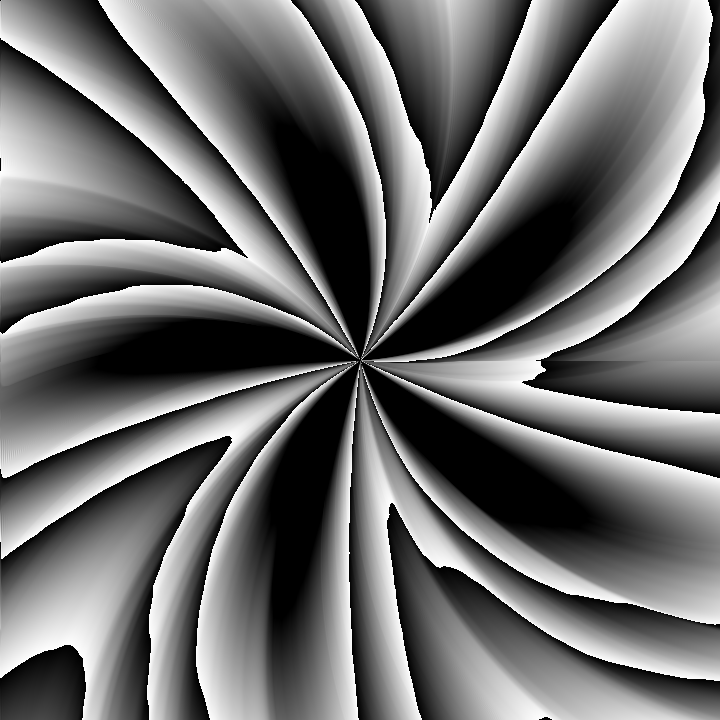
Frame 1 (no input)
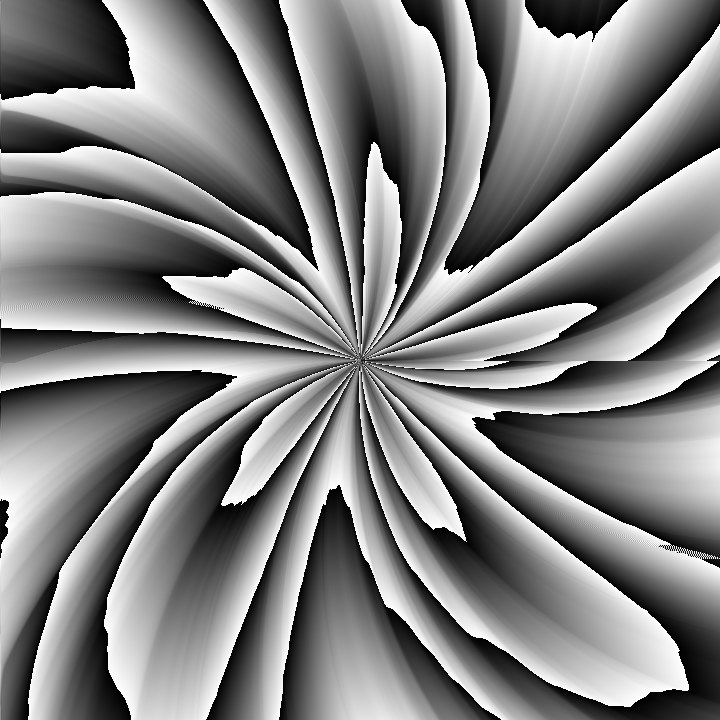
Frame 60 (the mouse pressed at the canvas centre just before this capture)
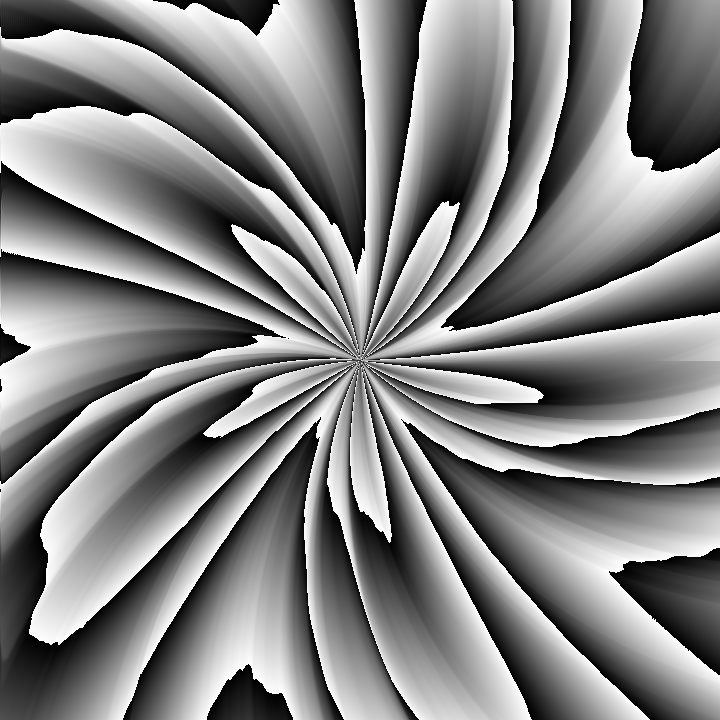
Frame 120 (the mouse held since frame 60 and released just before this capture)

The Processing sketch that drew these frames (run headless with seeded random() and noise(); from frame 60 on, the mouse is pressed at the canvas centre):

// Processing sketch: sketch_132020_StarBlackhole
// ── sketch_132020_StarBlackhole.pde
int x,y;
float t,d,a;
void setup(){size(720,720);}
void draw(){
t+=.1;loadPixels();for(y=0;y<720;y++)for(x=0;x<720;x++)
pixels[y*720+x]=color(((d=dist(360,360,x,y)+t*50+noise((a=atan2(360-y,360-x)+PI+(d*.001+t*.1))*10,t)*90)+sin(a*5)*300)%255);updatePixels();
}
